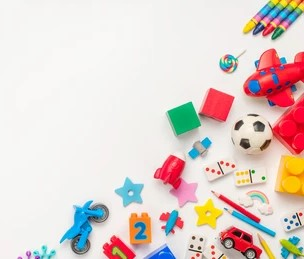
#> input picture 010 - Proyecto integrador/toys.jpg, 304 x 259 px, found by its file name
$ jupyter execute --allow-errors Integrador1_toys.ipynb
#> lines starting #> are read from the running program, lines starting #| are printed output that depends on the picture
# TRABAJO INTEGRADOR - PROCESAMIENTO DIGITAL DE IMÁGEN

## Ejercicio 1: Espacios de Color

a) Cargar la imagen con OpenCV y mostrar los canales BGR por separado
OpenCV carga las imágenes en formato BGR (Blue-Green-Red) por defecto, en vez de RGB como otras librerías. Lo primero será importar las librerías necesarias, cargar la imagen y mostrar los canales por separado.

[cell 1]
import cv2
import numpy as np
import matplotlib.pyplot as plt

# Cargar imagen en BGR
imagen_bgr = cv2.imread('/content/drive/MyDrive/Procesamiento/toys.jpg')
#> imagen_bgr is the input picture: shape (259, 304, 3); mean B, G, R 206.3, 210.9, 224.6

# Separar canales B, G y R
B, G, R = cv2.split(imagen_bgr)
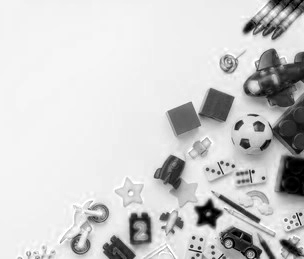
#> B: shape (259, 304); min 0, max 255, mean 206.3
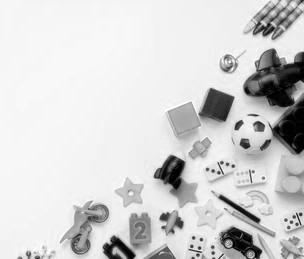
#> G: shape (259, 304); min 0, max 255, mean 210.9
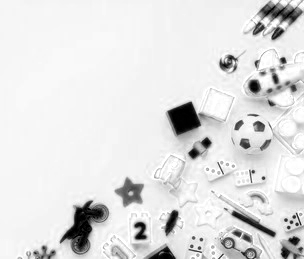
#> R: shape (259, 304); min 0, max 255, mean 224.6

# Mostrar los canales por separado
fig, axs = plt.subplots(1, 3, figsize=(15, 5))

axs[0].imshow(B, cmap='gray')
axs[0].set_title('Canal Azul (B)')
axs[1].imshow(G, cmap='gray')
axs[1].set_title('Canal Verde (G)')
axs[2].imshow(R, cmap='gray')
axs[2].set_title('Canal Rojo (R)')

for ax in axs:
    ax.axis('off')

plt.tight_layout()
plt.show()
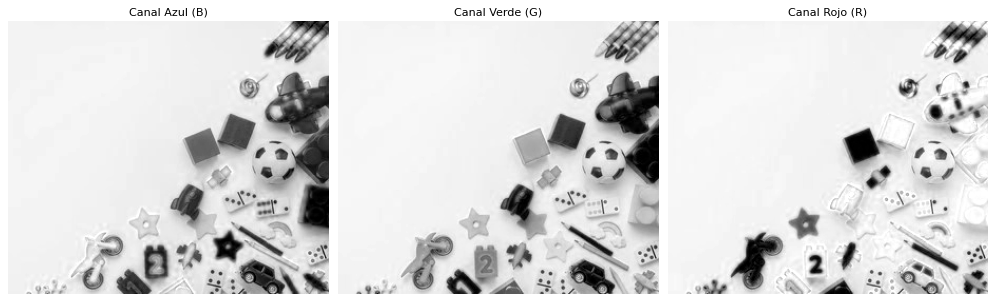
#> figure drawn by matplotlib, 3 panels

Explicación:
cv2.imread: Carga la imagen en formato BGR.

cv2.split: Separa la imagen en sus 3 canales.

matplotlib.pyplot.imshow: Usamos esta función para mostrar cada canal como imagen en escala de grises.

cmap='gray': Así visualizamos los canales en escala de intensidad, lo que es útil para análisis.

¿Por qué se hace esto?

Separar los canales nos permite ver cómo cada componente de color contribuye a la imagen total. Como cada canal es una matriz de intensidades, visualizarlos en escala de grises muestra su distribución.

##b) Identificar el canal con mayor información usando el promedio de intensidades

Vamos a calcular el promedio de cada canal. Un valor más alto podría indicar que ese canal domina en la imagen.

[cell 2]
prom_B = np.mean(B)
#> prom_B = 206.3
prom_G = np.mean(G)
#> prom_G = 210.9
prom_R = np.mean(R)
#> prom_R = 224.6

print(f"Promedio Azul (B): {prom_B:.2f}")
#| Promedio Azul (B): 206.35
print(f"Promedio Verde (G): {prom_G:.2f}")
#| Promedio Verde (G): 210.95
print(f"Promedio Rojo (R): {prom_R:.2f}")
#| Promedio Rojo (R): 224.56

Explicación:
El promedio indica qué tan “brillante” es cada canal en promedio. El canal con el valor más alto tiene mayor información luminosa en esta imagen.

##c) Convertir de BGR a RGB y mostrar por qué cambia la visualización

Cuando usamos cv2.imread, la imagen está en BGR. matplotlib.pyplot.imshow() espera RGB, por eso se ve mal si no convertimos.

[cell 3]
# Convertir BGR a RGB
imagen_rgb = cv2.cvtColor(imagen_bgr, cv2.COLOR_BGR2RGB)

# Mostrar ambas
plt.figure(figsize=(10, 5))
plt.subplot(1, 2, 1)
plt.imshow(imagen_bgr)  # Se verá con colores alterados
plt.title('Imagen en BGR (sin conversión)')
plt.axis('off')

plt.subplot(1, 2, 2)
plt.imshow(imagen_rgb)  # Correcto
plt.title('Imagen en RGB (correcta)')
plt.axis('off')

plt.tight_layout()
plt.show()
#> figure, not shown here; B, G, R data is drawn as R, G, B

¿Por qué se ven diferentes?

Matplotlib espera que el orden de los canales sea RGB, así que si mostramos una imagen BGR, los colores quedan mezclados (azules en lugar de rojos, etc.).

##Ejercicio 2: Muestreo y Cuantización

a) Aplicar MUESTREO ESPACIAL (Dowsampling) con factores de 2, 4 y 8

El muestreo espacial consiste en reducir la resolución de una imagen. En Python con OpenCV, podemos hacerlo con cv2.resize() usando un factor de escala.

[cell 4]
# Función para aplicar muestreo espacial
def muestreo_espacial(imagen, factor):
    """
    Reduce el tamaño de una imagen dividiendo su ancho y alto por el factor dado.
    Usa interpolación 'vecino más cercano' para mantener los colores originales sin suavizado.
    """
#> called with factor = 2
    alto, ancho = imagen.shape[:2]
#> alto = 259; ancho = 304
    nueva_img = cv2.resize(imagen, (ancho // factor, alto // factor), interpolation=cv2.INTER_NEAREST)
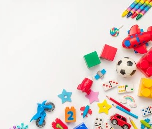
#> nueva_img: shape (129, 152, 3); mean R, G, B 224.8, 211.3, 206.7
    return nueva_img

# Aplicamos la función a distintos factores de muestreo
muestreo_2 = muestreo_espacial(imagen_rgb, 2)
muestreo_4 = muestreo_espacial(imagen_rgb, 4)
#> call 2 of muestreo_espacial, with factor = 4
#> in muestreo_espacial (call 2), `nueva_img = cv2.resize(imagen, (ancho // factor, alto // factor), inte..`:
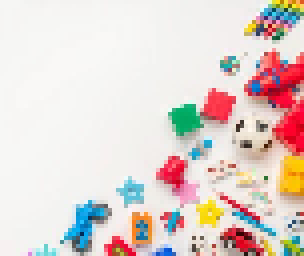
#> nueva_img: shape (64, 76, 3) (shown 4 times larger); mean R, G, B 225, 211.9, 207.3
muestreo_8 = muestreo_espacial(imagen_rgb, 8)
#> call 3 of muestreo_espacial, with factor = 8
#> in muestreo_espacial (call 3), `nueva_img = cv2.resize(imagen, (ancho // factor, alto // factor), inte..`:
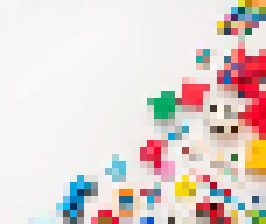
#> nueva_img: shape (32, 38, 3) (shown 7 times larger); mean R, G, B 225.2, 213.1, 208.5

# Visualizamos los resultados
fig, axs = plt.subplots(1, 3, figsize=(18, 6))
for i, (muestreo, factor) in enumerate(zip([muestreo_2, muestreo_4, muestreo_8], [2, 4, 8])):
    axs[i].imshow(muestreo)
    axs[i].set_title(f"Muestreo {factor}x")
    axs[i].axis('off')
#> this loop made 3 passes
#> factor on passes 1 to 3: 2, 4, 8
plt.show()

¿Por qué usamos cv2.resize()?

Porque permite cambiar el tamaño de la imagen con diferentes métodos de interpolación.

INTER_NEAREST es el más básico y rápido: copia el píxel más cercano (no suaviza).

Ventaja: más real para ver efectos de muestreo.

Alternativas: INTER_LINEAR (suaviza un poco), INTER_AREA (bueno para reducir).

Acá creé una función muestreo_espacial() que toma una imagen y un factor de reducción. La función utiliza cv2.resize() con interpolación INTER_NEAREST, que es la más simple y rápida. Esto permite visualizar cómo se pierden detalles al reducir resolución, sin que se suavicen los colores como lo haría INTER_LINEAR.

Después, aplico esa función con factores 2, 4 y 8 para mostrar cómo va cambiando la imagen. Y finalmente muestro todas en una grilla usando matplotlib, lo que permite comparar visualmente el efecto del muestreo.

##Cálculo de Reducción

Queremos saber cuánto tamaño se reduce en cada caso.

[cell 5]
def calcular_reduccion(original, reducida):
    alto_o, ancho_o = original.shape[:2]
    alto_r, ancho_r = reducida.shape[:2]
    total_original = alto_o * ancho_o
    total_reducido = alto_r * ancho_r
    porcentaje = 100 * (1 - total_reducido / total_original)
    return (alto_r, ancho_r), porcentaje

# Mostrar reducción para cada factor
factores = [2, 4, 8]
muestreadas = [muestreo_2, muestreo_4, muestreo_8]

for factor, img_m in zip(factores, muestreadas):
    nuevo_tam, reduccion = calcular_reduccion(imagen_rgb, img_m)
    print(f"Muestreo {factor}x → Tamaño nuevo: {nuevo_tam}, Reducción: {reduccion:.2f}%")
#> this loop made 3 passes
#> (factor, alto_r in calcular_reduccion, ancho_r in calcular_reduccion, total_reducido in calcular_reduccion, porcentaje in calcular_reduccion, reduccion) on passes 1 to 3: (2, 129, 152, 19608, 75.1, 75.1), (4, 64, 76, 4864, 93.82, 93.82), (8, 32, 38, 1216, 98.46, 98.46)
#| Muestreo 2x → Tamaño nuevo: (129, 152), Reducción: 75.10%
#| Muestreo 4x → Tamaño nuevo: (64, 76), Reducción: 93.82%
#| Muestreo 8x → Tamaño nuevo: (32, 38), Reducción: 98.46%
